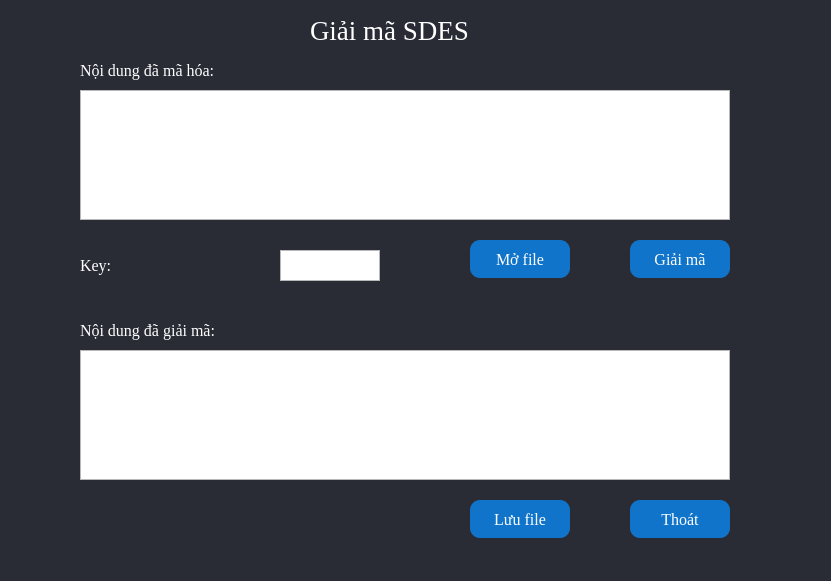
<?xml version="1.0" encoding="UTF-8"?>
<ui version="4.0">
 <class>Form</class>
 <widget class="QWidget" name="Form">
  <property name="geometry">
   <rect>
    <x>0</x>
    <y>0</y>
    <width>831</width>
    <height>581</height>
   </rect>
  </property>
  <property name="windowTitle">
   <string>Form</string>
  </property>
  <property name="styleSheet">
   <string notr="true">#Form{
background-color: #292C35;
color: rgb(255, 255, 255);
}
#btnGiaiMa{
	background-color: #1074CA;
	color: rgb(255, 255, 255);
	border-radius: 10px;
}
#btnOpenFile{
	background-color: #1074CA;
	color: rgb(255, 255, 255);
	border-radius: 10px;
}
#btnSaveFile{
	background-color: #1074CA;
	color: rgb(255, 255, 255);
	border-radius: 10px;

}
#btnClose{
	background-color: #1074CA;
	color: rgb(255, 255, 255);
	border-radius: 10px;

}</string>
  </property>
  <widget class="QTextEdit" name="txtVanBanGoc">
   <property name="geometry">
    <rect>
     <x>80</x>
     <y>350</y>
     <width>650</width>
     <height>130</height>
    </rect>
   </property>
   <property name="font">
    <font>
     <family>Times New Roman</family>
     <pointsize>12</pointsize>
    </font>
   </property>
   <property name="styleSheet">
    <string notr="true">color: rgb(255, 255, 255);
font: 12pt &quot;Times New Roman&quot;;</string>
   </property>
  </widget>
  <widget class="QLabel" name="label_2">
   <property name="geometry">
    <rect>
     <x>80</x>
     <y>60</y>
     <width>221</width>
     <height>21</height>
    </rect>
   </property>
   <property name="font">
    <font>
     <family>Times New Roman</family>
     <pointsize>12</pointsize>
    </font>
   </property>
   <property name="styleSheet">
    <string notr="true">color: rgb(255, 255, 255);</string>
   </property>
   <property name="text">
    <string>Nội dung đã mã hóa:</string>
   </property>
  </widget>
  <widget class="QTextEdit" name="txtKey">
   <property name="geometry">
    <rect>
     <x>280</x>
     <y>250</y>
     <width>100</width>
     <height>31</height>
    </rect>
   </property>
   <property name="font">
    <font>
     <family>Times New Roman</family>
     <pointsize>12</pointsize>
    </font>
   </property>
   <property name="styleSheet">
    <string notr="true">color: rgb(255, 255, 255);
font: 12pt &quot;Times New Roman&quot;;</string>
   </property>
  </widget>
  <widget class="QLabel" name="label_3">
   <property name="geometry">
    <rect>
     <x>80</x>
     <y>250</y>
     <width>191</width>
     <height>31</height>
    </rect>
   </property>
   <property name="font">
    <font>
     <family>Times New Roman</family>
     <pointsize>12</pointsize>
    </font>
   </property>
   <property name="styleSheet">
    <string notr="true">color: rgb(255, 255, 255);</string>
   </property>
   <property name="text">
    <string>Key:</string>
   </property>
  </widget>
  <widget class="QLabel" name="label">
   <property name="geometry">
    <rect>
     <x>310</x>
     <y>0</y>
     <width>241</width>
     <height>61</height>
    </rect>
   </property>
   <property name="font">
    <font>
     <family>Times New Roman</family>
     <pointsize>20</pointsize>
     <weight>50</weight>
     <italic>false</italic>
     <bold>false</bold>
    </font>
   </property>
   <property name="styleSheet">
    <string notr="true">color: rgb(255, 255, 255);</string>
   </property>
   <property name="text">
    <string>Giải mã SDES</string>
   </property>
  </widget>
  <widget class="QPushButton" name="btnOpenFile">
   <property name="geometry">
    <rect>
     <x>470</x>
     <y>240</y>
     <width>100</width>
     <height>38</height>
    </rect>
   </property>
   <property name="font">
    <font>
     <family>Times New Roman</family>
     <pointsize>12</pointsize>
    </font>
   </property>
   <property name="text">
    <string>Mở file</string>
   </property>
   <property name="icon">
    <iconset>
     <normaloff>../icon/mo.png</normaloff>../icon/mo.png</iconset>
   </property>
  </widget>
  <widget class="QTextEdit" name="txtCiphertext">
   <property name="geometry">
    <rect>
     <x>80</x>
     <y>90</y>
     <width>650</width>
     <height>130</height>
    </rect>
   </property>
   <property name="styleSheet">
    <string notr="true">color: rgb(255, 255, 255);
font: 12pt &quot;Times New Roman&quot;;</string>
   </property>
  </widget>
  <widget class="QPushButton" name="btnSaveFile">
   <property name="geometry">
    <rect>
     <x>470</x>
     <y>500</y>
     <width>100</width>
     <height>38</height>
    </rect>
   </property>
   <property name="font">
    <font>
     <family>Times New Roman</family>
     <pointsize>12</pointsize>
    </font>
   </property>
   <property name="text">
    <string>Lưu file</string>
   </property>
   <property name="icon">
    <iconset>
     <normaloff>../icon/luufile.png</normaloff>../icon/luufile.png</iconset>
   </property>
   <property name="iconSize">
    <size>
     <width>16</width>
     <height>16</height>
    </size>
   </property>
   <property name="checkable">
    <bool>false</bool>
   </property>
  </widget>
  <widget class="QPushButton" name="btnGiaiMa">
   <property name="geometry">
    <rect>
     <x>630</x>
     <y>240</y>
     <width>100</width>
     <height>38</height>
    </rect>
   </property>
   <property name="font">
    <font>
     <family>Times New Roman</family>
     <pointsize>12</pointsize>
    </font>
   </property>
   <property name="text">
    <string>Giải mã</string>
   </property>
   <property name="icon">
    <iconset>
     <normaloff>../icon/gm_.png</normaloff>../icon/gm_.png</iconset>
   </property>
  </widget>
  <widget class="QLabel" name="label_4">
   <property name="geometry">
    <rect>
     <x>80</x>
     <y>320</y>
     <width>181</width>
     <height>21</height>
    </rect>
   </property>
   <property name="font">
    <font>
     <family>Times New Roman</family>
     <pointsize>12</pointsize>
    </font>
   </property>
   <property name="styleSheet">
    <string notr="true">color: rgb(255, 255, 255);</string>
   </property>
   <property name="text">
    <string>Nội dung đã giải mã:</string>
   </property>
  </widget>
  <widget class="QPushButton" name="btnClose">
   <property name="geometry">
    <rect>
     <x>630</x>
     <y>500</y>
     <width>100</width>
     <height>38</height>
    </rect>
   </property>
   <property name="font">
    <font>
     <family>Times New Roman</family>
     <pointsize>12</pointsize>
    </font>
   </property>
   <property name="text">
    <string>Thoát</string>
   </property>
   <property name="icon">
    <iconset>
     <normaloff>../icon/thoat.png</normaloff>../icon/thoat.png</iconset>
   </property>
   <property name="iconSize">
    <size>
     <width>20</width>
     <height>20</height>
    </size>
   </property>
   <property name="checkable">
    <bool>false</bool>
   </property>
  </widget>
 </widget>
 <resources/>
 <connections/>
</ui>
